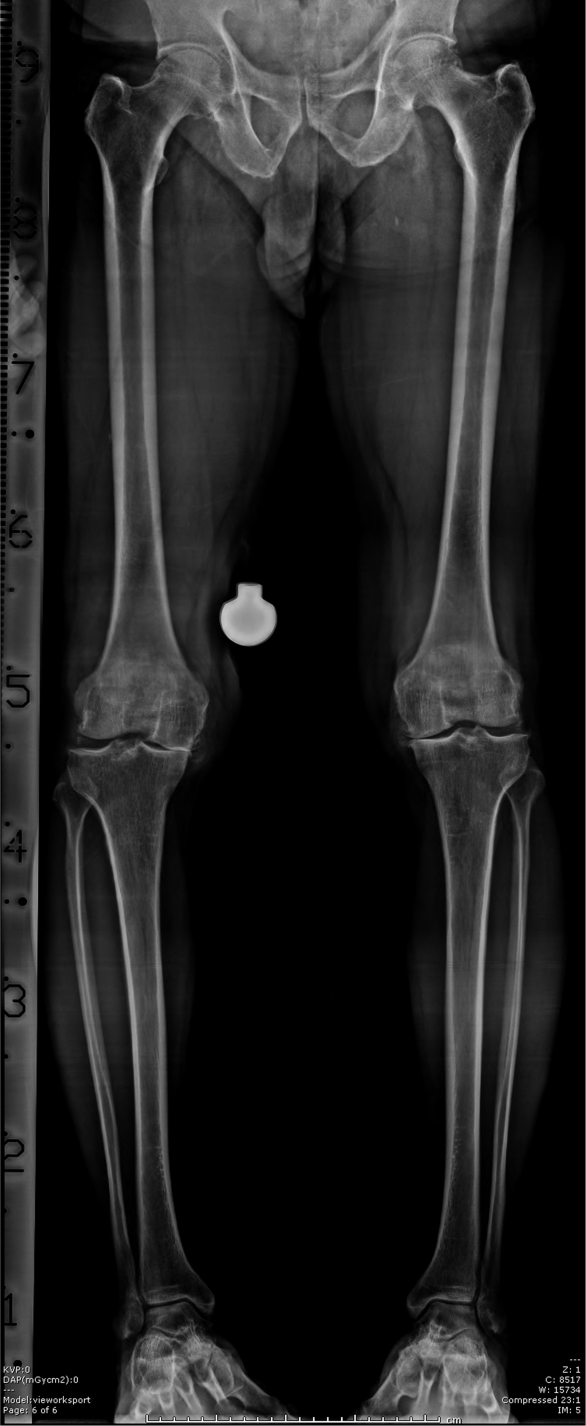
#> input picture test_dark.jpg, 1758 x 4278 px (shown at 1/3 size)
$ jupyter execute dev.ipynb
#> lines starting #> are read from the running program, lines starting #| are printed output that depends on the picture
### femoralHead/utils/preprocess.py
import cv2

def preprocess(img, resized=(1024,1024), region="low"):
    # Grayscale Input

    # Normalization: CLAHE
    clahe = cv2.createCLAHE(clipLimit=2.0, tileGridSize=(8,8))
    img = clahe.apply(img)

    # Region of Interest
    h,w = img.shape[:2]
    if region=="low":
        img = img[w:]
    elif region=="mid":
        img = img[(h-w)//2:(h+w)//2]
    elif region=="high":
        img = img[:w]

    # Resized
    img = cv2.resize(img, dsize=resized)

    return img

### femoralHead/dev.ipynb
[cell 1]
import numpy as np
import cv2
from matplotlib import pyplot as plt
from utils.preprocess import preprocess

# Proposed Approaches
- Find circular lines
- Find 3 points

[cell 2]
img = cv2.imread("../test_dark.jpg", cv2.IMREAD_GRAYSCALE)
#> img is the input picture: shape (4278, 1758); min 0, max 255, mean 34.5
img_prep = preprocess(img, region="high")[:600]
#> in preprocess, `img = clahe.apply(img)`:
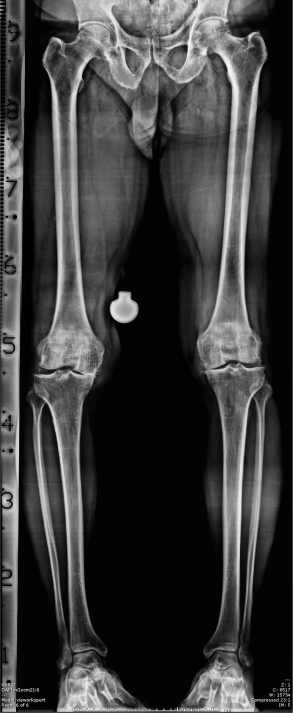
#> img: shape (4278, 1758) (shown at 1/6 size); min 1, max 255, mean 59.4
#> in preprocess, `img = img[:w]`:
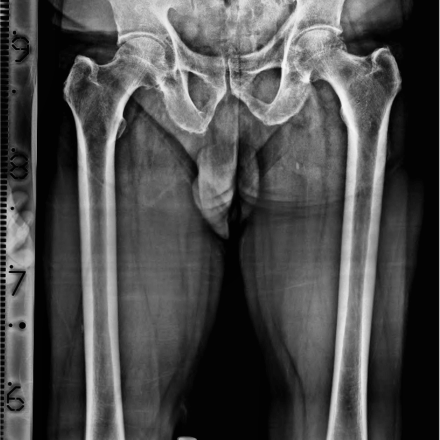
#> img: shape (1758, 1758) (shown at 1/4 size); min 1, max 249, mean 75
edges = cv2.Canny(img_prep, 100, 200)
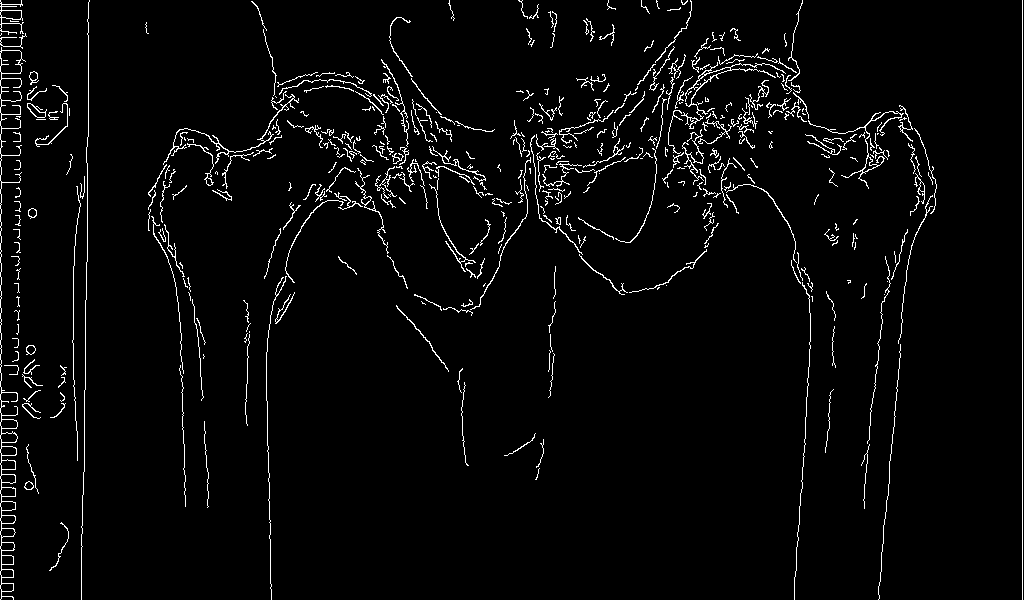
#> edges: shape (600, 1024); 3.3% white in thin lines or dots


plt.figure(figsize=(20,20))
plt.subplot(1,2,1)
plt.imshow(img_prep, cmap="gray")
plt.subplot(1,2,2)
plt.imshow(edges, cmap="gray")
plt.show()

[cell 3]
img = cv2.imread("../test_dark.jpg", cv2.IMREAD_GRAYSCALE)
img_prep = preprocess(img, region="high")[:600]

# ret, thresh = cv2.threshold(img_prep, 0, 255, cv2.THRESH_BINARY + cv2.THRESH_OTSU)

sigma = 2
k = 2
s1 = cv2.GaussianBlur(img_prep, ksize=(0,0), sigmaX=k*sigma)
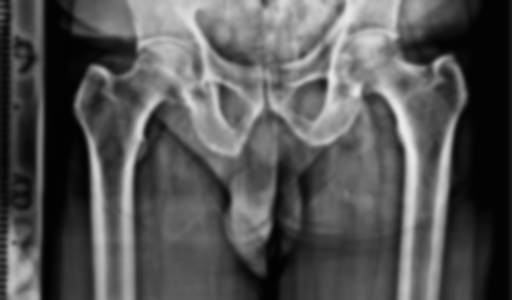
#> s1: shape (600, 1024) (shown at 1/2 size); min 2, max 235, mean 83.9
s2 = cv2.GaussianBlur(img_prep, ksize=(0,0), sigmaX=sigma)
img_prep = cv2.subtract(s2, s1)
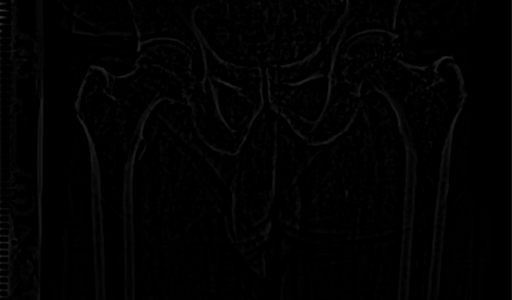
#> img_prep: shape (600, 1024) (shown at 1/2 size); min 0, max 58, mean 1.9

edges = cv2.Canny(img_prep, 0, 40)
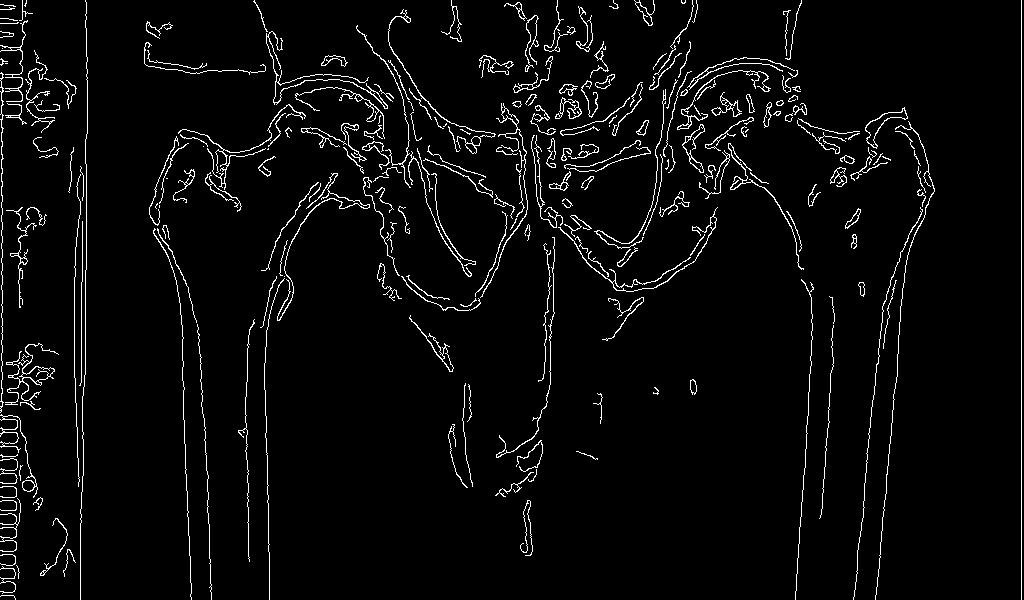
#> edges: shape (600, 1024); 3.9% white in thin lines or dots
# ret, edges = cv2.threshold(img_prep, 0, 255, cv2.THRESH_BINARY + cv2.THRESH_OTSU)

plt.figure(figsize=(20,20))
plt.subplot(1,2,1)
plt.imshow(img_prep, cmap="gray")
plt.subplot(1,2,2)
plt.imshow(edges, cmap="gray")
plt.show()

$ run again, with ankle.jpg copied over test_dark.jpg
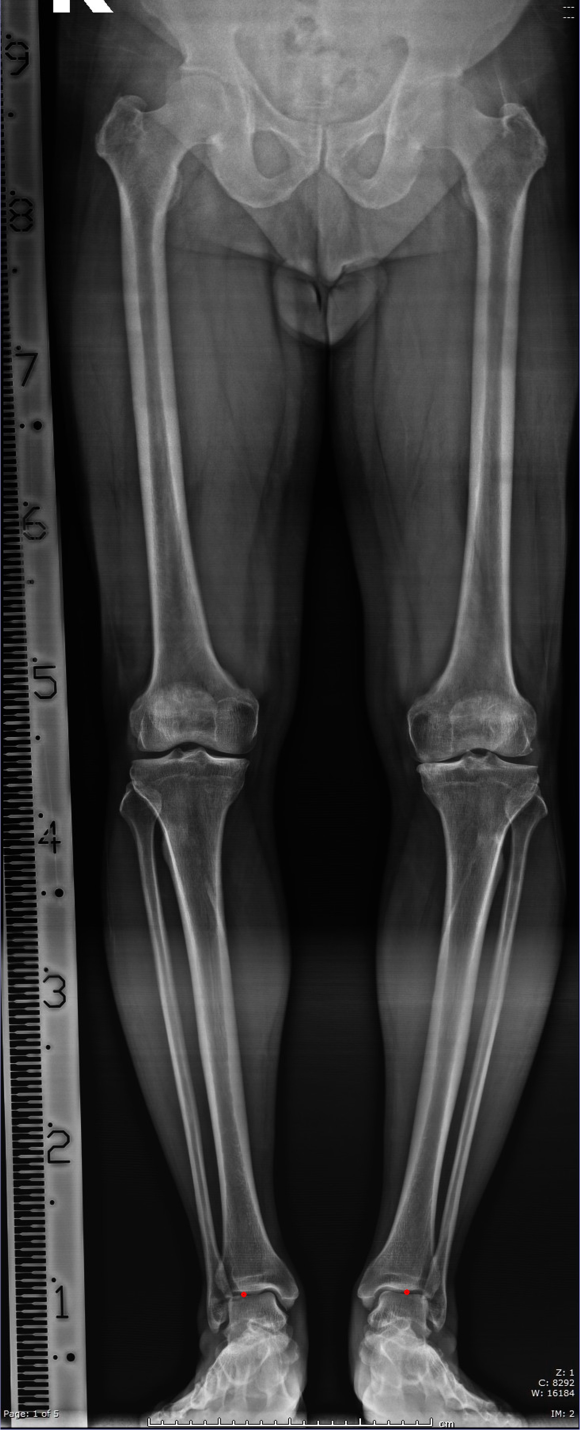
#> input picture ankle.jpg, 1740 x 4290 px (shown at 1/3 size)
#> `s1 = cv2.GaussianBlur(img_prep, ksize=(0,0), sigmaX=k*sigma)`:
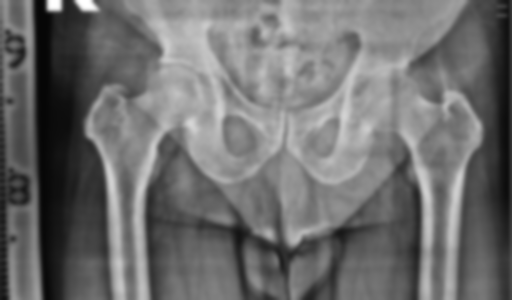
#> s1: shape (600, 1024) (shown at 1/2 size); min 6, max 255, mean 109.7
#> `edges = cv2.Canny(img_prep, 0, 40)`:
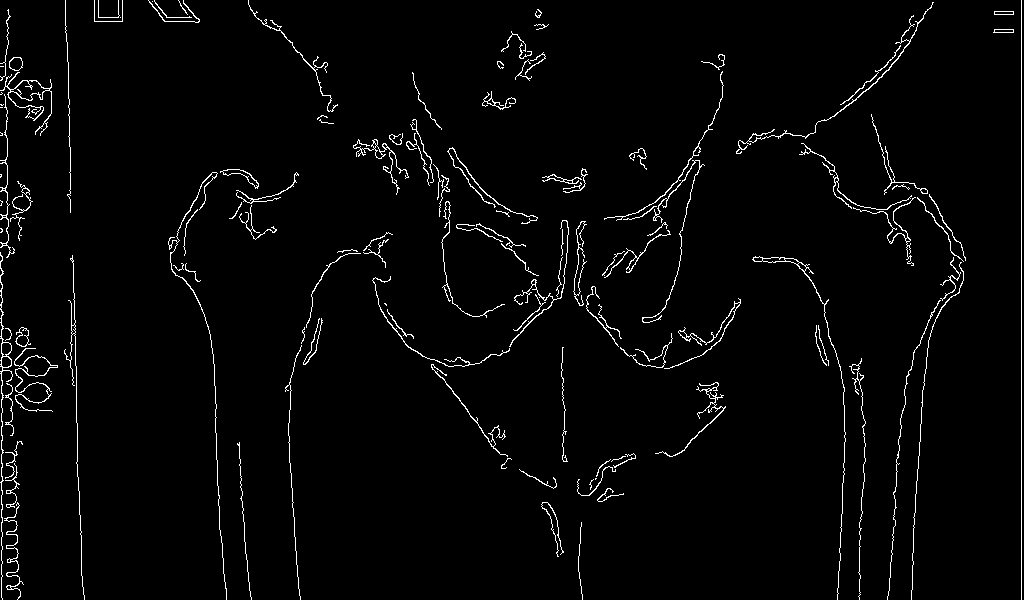
#> edges: shape (600, 1024); 2.5% white in thin lines or dots

$ run again, with test_light.jpg copied over test_dark.jpg
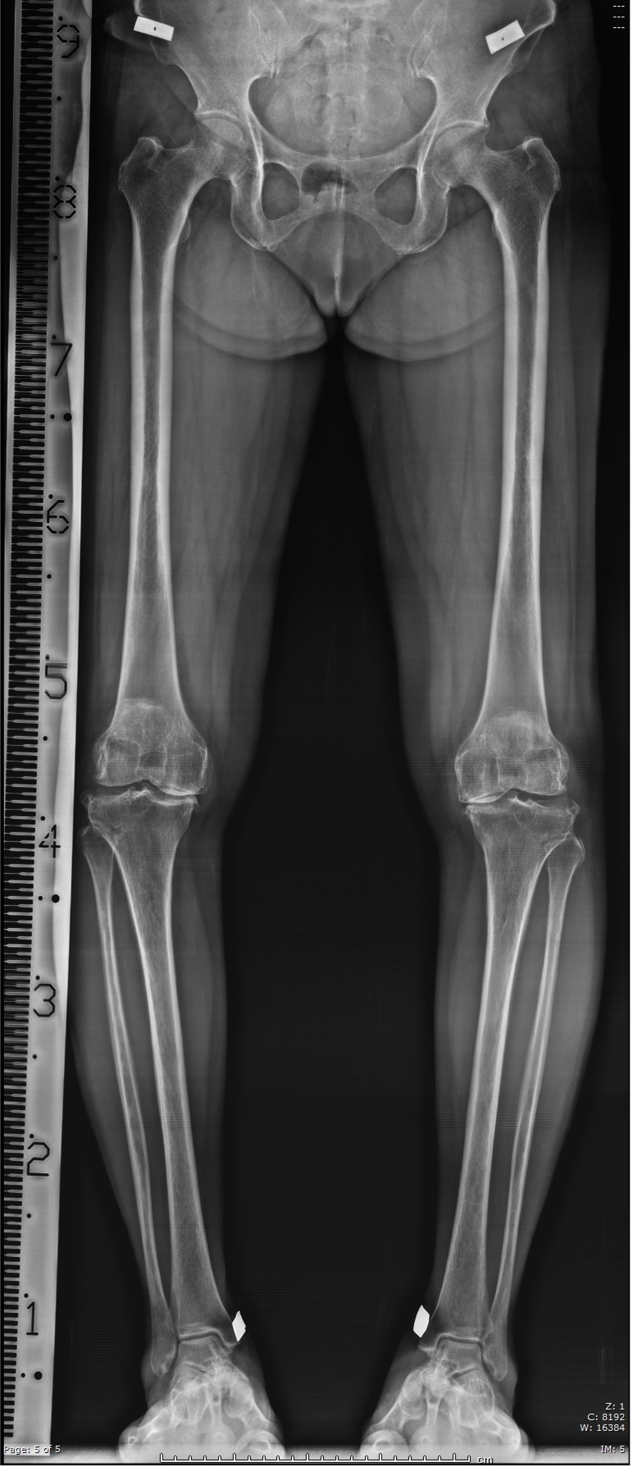
#> input picture test_light.jpg, 1891 x 4397 px (shown at 1/3 size)
#> `edges = cv2.Canny(img_prep, 100, 200)`:
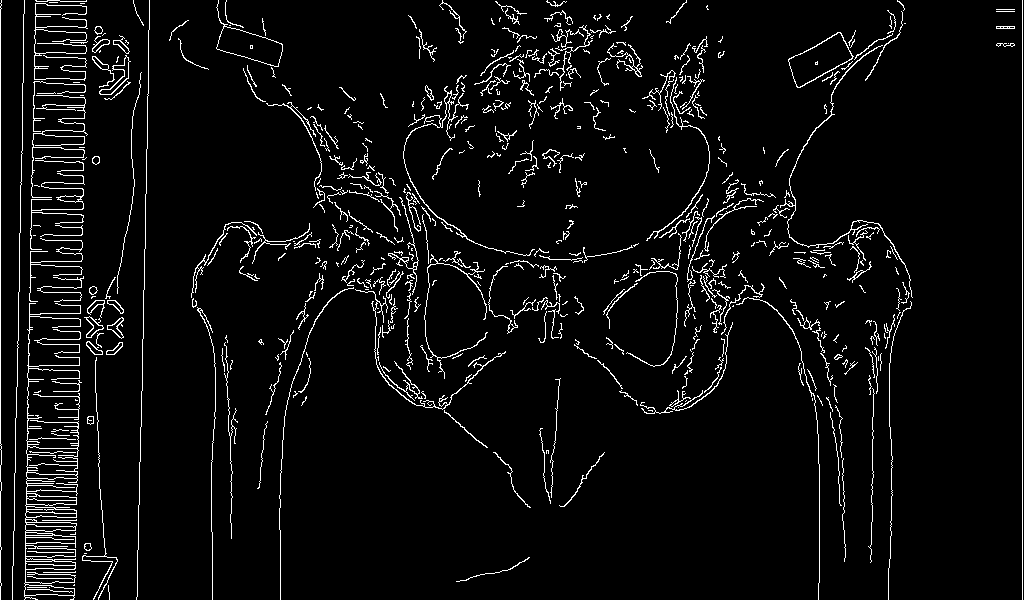
#> edges: shape (600, 1024); 4.8% white in thin lines or dots
#> `edges = cv2.Canny(img_prep, 0, 40)`:
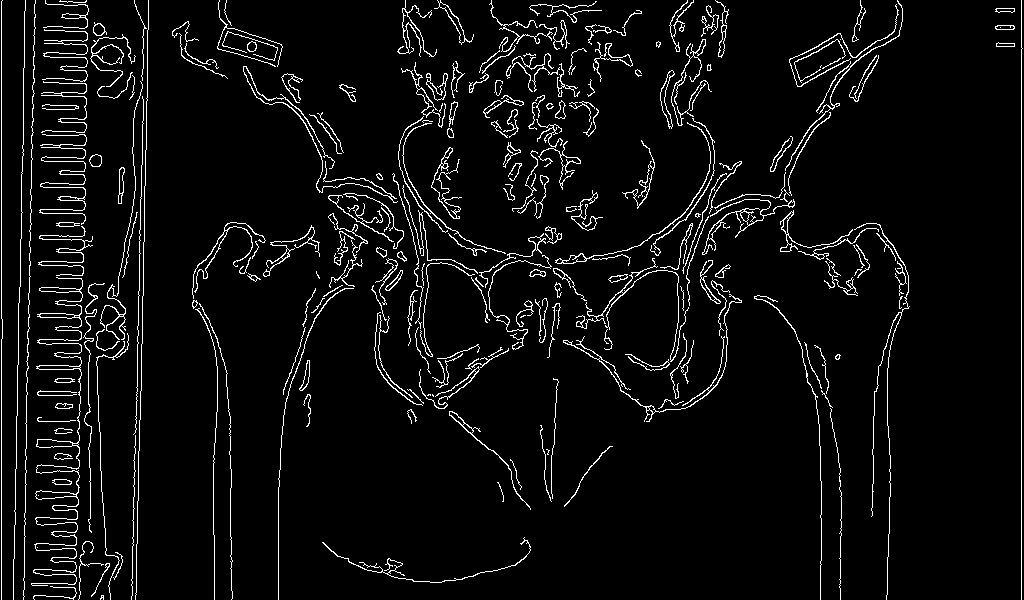
#> edges: shape (600, 1024); 5.1% white in thin lines or dots
